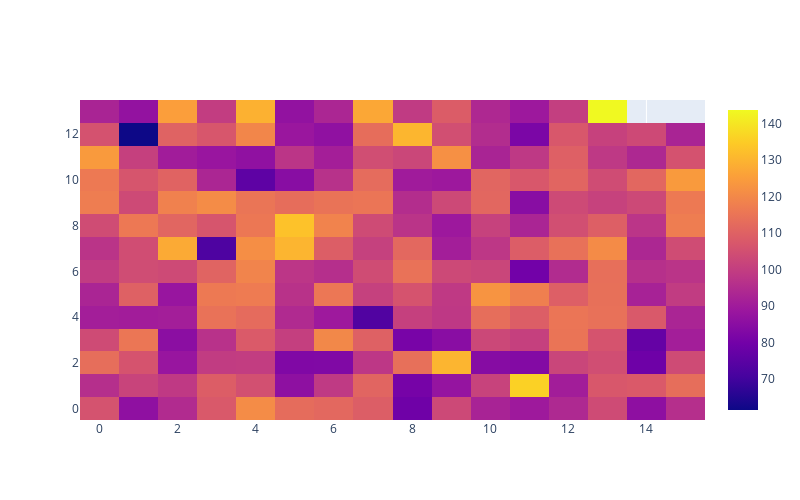

The notebook cell this image was saved under:
### Code cell
fig = go.Figure(data = go.Heatmap(z = data))
fig.update_layout(width = 800, height = 500)
fig.update_xaxes()
fig.show()

### Figure 1 — Plotly figure (JSON) as saved in the notebook; plotly's stock layout.template omitted (floating-point values rounded to 4 significant figures; data arrays with more than 128 entries replaced by an {"elided": "..."} marker saying what was removed)
{"data": [{"type": "heatmap", "z": {"elided": "14x16 mixed values"}}], "layout": {"height": 500, "width": 800, "xaxis": {"autorange": true, "range": [-0.5, 15.5]}, "yaxis": {"autorange": true, "range": [-0.5, 13.5]}}}
